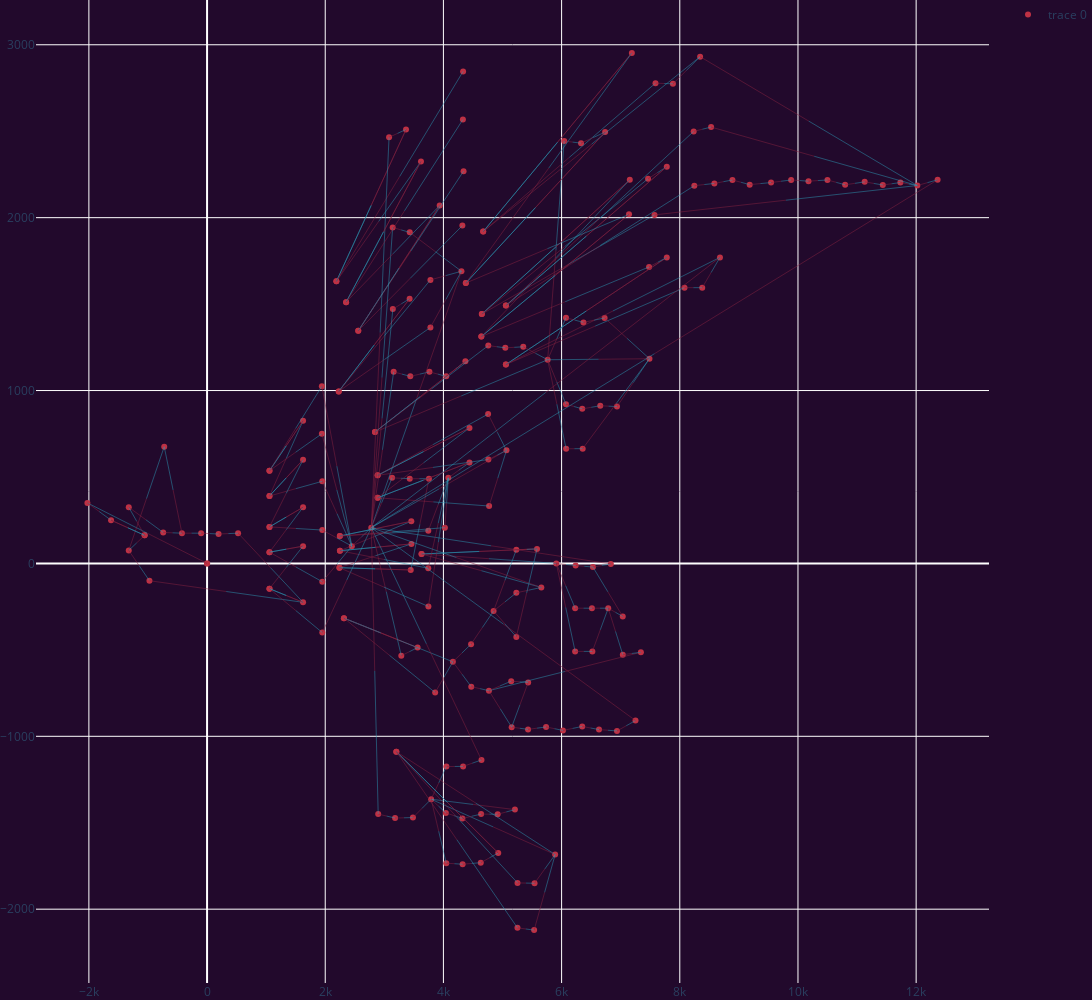

This figure's notebook cell:
### Code cell
fig = plot_conv(dia_table, idx)
fig.show()
